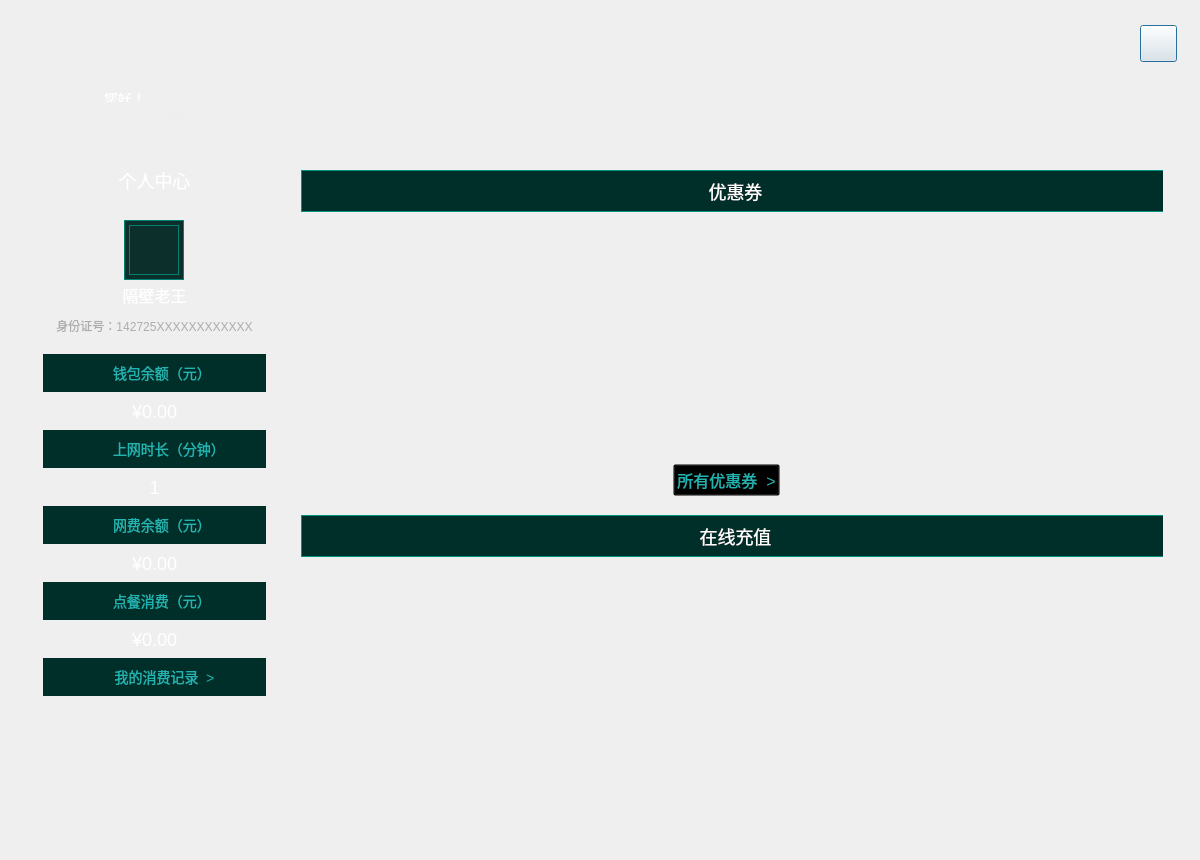
<?xml version="1.0" encoding="UTF-8"?>
<ui version="4.0">
 <class>personalCenterDlg</class>
 <widget class="QDialog" name="personalCenterDlg">
  <property name="geometry">
   <rect>
    <x>0</x>
    <y>0</y>
    <width>1200</width>
    <height>860</height>
   </rect>
  </property>
  <property name="minimumSize">
   <size>
    <width>1200</width>
    <height>860</height>
   </size>
  </property>
  <property name="maximumSize">
   <size>
    <width>1200</width>
    <height>860</height>
   </size>
  </property>
  <property name="windowTitle">
   <string>personalCenterDlg</string>
  </property>
  <property name="styleSheet">
   <string notr="true"/>
  </property>
  <layout class="QGridLayout" name="gridLayout">
   <property name="leftMargin">
    <number>0</number>
   </property>
   <property name="topMargin">
    <number>0</number>
   </property>
   <property name="rightMargin">
    <number>0</number>
   </property>
   <property name="bottomMargin">
    <number>0</number>
   </property>
   <property name="spacing">
    <number>0</number>
   </property>
   <item row="0" column="0">
    <widget class="QWidget" name="widget" native="true">
     <property name="styleSheet">
      <string notr="true">#widget{
border-image:url(:/masterDesktop/Resources/background.png);
}
#btn_close{
border-image:url(:/masterDesktop/Resources/close.png);
}
#btn_close:pressed{
margin:1px;
}
#lbl_icon{
border-image: url(:/masterDesktop/Resources/avatar.png);
}
#lbl_hi{
font-family:&quot;微软雅黑&quot;;
font-size:14px;
color:#FFFFFF;
}
#lbl_bar{
font-family:&quot;微软雅黑&quot;;
font-size:12px;
color:#EEEEEE;
}
#wgt_left{
border-image: url(:/masterDesktop/Resources/bg.png);
}</string>
     </property>
     <widget class="QPushButton" name="btn_close">
      <property name="geometry">
       <rect>
        <x>1140</x>
        <y>25</y>
        <width>37</width>
        <height>37</height>
       </rect>
      </property>
      <property name="minimumSize">
       <size>
        <width>37</width>
        <height>37</height>
       </size>
      </property>
      <property name="maximumSize">
       <size>
        <width>37</width>
        <height>37</height>
       </size>
      </property>
      <property name="text">
       <string/>
      </property>
     </widget>
     <widget class="QLabel" name="lbl_icon">
      <property name="geometry">
       <rect>
        <x>18</x>
        <y>79</y>
        <width>63</width>
        <height>64</height>
       </rect>
      </property>
      <property name="minimumSize">
       <size>
        <width>63</width>
        <height>64</height>
       </size>
      </property>
      <property name="maximumSize">
       <size>
        <width>63</width>
        <height>64</height>
       </size>
      </property>
      <property name="text">
       <string/>
      </property>
     </widget>
     <widget class="QWidget" name="wgt_left" native="true">
      <property name="geometry">
       <rect>
        <x>43</x>
        <y>160</y>
        <width>223</width>
        <height>600</height>
       </rect>
      </property>
      <property name="minimumSize">
       <size>
        <width>223</width>
        <height>600</height>
       </size>
      </property>
      <property name="maximumSize">
       <size>
        <width>223</width>
        <height>600</height>
       </size>
      </property>
      <property name="styleSheet">
       <string notr="true">#wgt_left_title{
border-image: url(:/masterDesktop/Resources/title_personal.png);
}</string>
      </property>
      <layout class="QVBoxLayout" name="verticalLayout_2">
       <property name="spacing">
        <number>0</number>
       </property>
       <property name="leftMargin">
        <number>0</number>
       </property>
       <property name="topMargin">
        <number>0</number>
       </property>
       <property name="rightMargin">
        <number>0</number>
       </property>
       <property name="bottomMargin">
        <number>0</number>
       </property>
       <item>
        <widget class="QWidget" name="wgt_left_title" native="true">
         <property name="minimumSize">
          <size>
           <width>0</width>
           <height>40</height>
          </size>
         </property>
         <property name="maximumSize">
          <size>
           <width>223</width>
           <height>40</height>
          </size>
         </property>
         <layout class="QHBoxLayout" name="horizontalLayout">
          <property name="spacing">
           <number>0</number>
          </property>
          <property name="leftMargin">
           <number>0</number>
          </property>
          <property name="topMargin">
           <number>0</number>
          </property>
          <property name="rightMargin">
           <number>0</number>
          </property>
          <property name="bottomMargin">
           <number>0</number>
          </property>
          <item>
           <widget class="QLabel" name="lbl_title_text">
            <property name="styleSheet">
             <string notr="true">font-family:&quot;微软雅黑&quot;;
font-size:18px;
color:#FFFFFF;</string>
            </property>
            <property name="text">
             <string>个人中心</string>
            </property>
            <property name="alignment">
             <set>Qt::AlignCenter</set>
            </property>
           </widget>
          </item>
         </layout>
        </widget>
       </item>
       <item>
        <widget class="QWidget" name="wgt_left_user" native="true">
         <property name="minimumSize">
          <size>
           <width>0</width>
           <height>154</height>
          </size>
         </property>
         <property name="maximumSize">
          <size>
           <width>16777215</width>
           <height>154</height>
          </size>
         </property>
         <property name="styleSheet">
          <string notr="true"/>
         </property>
         <layout class="QVBoxLayout" name="verticalLayout_3">
          <property name="spacing">
           <number>10</number>
          </property>
          <property name="topMargin">
           <number>20</number>
          </property>
          <property name="bottomMargin">
           <number>19</number>
          </property>
          <item alignment="Qt::AlignHCenter">
           <widget class="QWidget" name="wgt_icon" native="true">
            <property name="minimumSize">
             <size>
              <width>60</width>
              <height>60</height>
             </size>
            </property>
            <property name="maximumSize">
             <size>
              <width>60</width>
              <height>60</height>
             </size>
            </property>
            <property name="styleSheet">
             <string notr="true">background:#0C2F2B;
border:1px solid #008272;</string>
            </property>
            <layout class="QGridLayout" name="gridLayout_2">
             <property name="leftMargin">
              <number>0</number>
             </property>
             <property name="topMargin">
              <number>0</number>
             </property>
             <property name="rightMargin">
              <number>0</number>
             </property>
             <property name="bottomMargin">
              <number>0</number>
             </property>
             <property name="spacing">
              <number>0</number>
             </property>
             <item row="0" column="0">
              <widget class="QLabel" name="lbl_user_icon">
               <property name="minimumSize">
                <size>
                 <width>50</width>
                 <height>50</height>
                </size>
               </property>
               <property name="maximumSize">
                <size>
                 <width>50</width>
                 <height>50</height>
                </size>
               </property>
               <property name="styleSheet">
                <string notr="true">border-image: url(:/masterDesktop/Resources/avatar.png);</string>
               </property>
               <property name="text">
                <string/>
               </property>
              </widget>
             </item>
            </layout>
           </widget>
          </item>
          <item alignment="Qt::AlignVCenter">
           <widget class="QLabel" name="lbl_user">
            <property name="styleSheet">
             <string notr="true">font-family:&quot;微软雅黑&quot;;
font-size:16px;
color:#FFFFFF;</string>
            </property>
            <property name="text">
             <string>隔壁老王</string>
            </property>
            <property name="alignment">
             <set>Qt::AlignCenter</set>
            </property>
           </widget>
          </item>
          <item alignment="Qt::AlignVCenter">
           <widget class="QLabel" name="lbl_card">
            <property name="styleSheet">
             <string notr="true">font-family:&quot;微软雅黑&quot;;
font-size:12px;
color:#ACACAC;</string>
            </property>
            <property name="text">
             <string>身份证号：142725XXXXXXXXXXXX</string>
            </property>
            <property name="alignment">
             <set>Qt::AlignCenter</set>
            </property>
           </widget>
          </item>
         </layout>
        </widget>
       </item>
       <item>
        <widget class="QWidget" name="wgt_wallet_balance" native="true">
         <property name="minimumSize">
          <size>
           <width>0</width>
           <height>38</height>
          </size>
         </property>
         <property name="maximumSize">
          <size>
           <width>16777215</width>
           <height>38</height>
          </size>
         </property>
         <property name="styleSheet">
          <string notr="true">background:#002E29;</string>
         </property>
         <layout class="QHBoxLayout" name="horizontalLayout_2">
          <property name="spacing">
           <number>10</number>
          </property>
          <property name="leftMargin">
           <number>32</number>
          </property>
          <property name="topMargin">
           <number>0</number>
          </property>
          <property name="rightMargin">
           <number>0</number>
          </property>
          <property name="bottomMargin">
           <number>0</number>
          </property>
          <item>
           <widget class="QLabel" name="lbl_wallet_icon">
            <property name="minimumSize">
             <size>
              <width>28</width>
              <height>28</height>
             </size>
            </property>
            <property name="maximumSize">
             <size>
              <width>28</width>
              <height>28</height>
             </size>
            </property>
            <property name="styleSheet">
             <string notr="true">border-image: url(:/masterDesktop/Resources/wallet_balance.png);</string>
            </property>
            <property name="text">
             <string/>
            </property>
           </widget>
          </item>
          <item>
           <widget class="QLabel" name="lbl_wallet_text">
            <property name="styleSheet">
             <string notr="true">font-family:&quot;微软雅黑&quot;;
font-size:14px;
color:#22B4B0;</string>
            </property>
            <property name="text">
             <string>钱包余额（元）</string>
            </property>
           </widget>
          </item>
         </layout>
        </widget>
       </item>
       <item>
        <widget class="QLabel" name="lbl_wallet_value">
         <property name="minimumSize">
          <size>
           <width>0</width>
           <height>38</height>
          </size>
         </property>
         <property name="maximumSize">
          <size>
           <width>16777215</width>
           <height>38</height>
          </size>
         </property>
         <property name="styleSheet">
          <string notr="true">font-family:&quot;微软雅黑&quot;;
font-size:18px;
color:#FFFFFF;</string>
         </property>
         <property name="text">
          <string>¥0.00</string>
         </property>
         <property name="alignment">
          <set>Qt::AlignCenter</set>
         </property>
        </widget>
       </item>
       <item>
        <widget class="QWidget" name="wgt_time" native="true">
         <property name="minimumSize">
          <size>
           <width>0</width>
           <height>38</height>
          </size>
         </property>
         <property name="maximumSize">
          <size>
           <width>16777215</width>
           <height>38</height>
          </size>
         </property>
         <property name="styleSheet">
          <string notr="true">background:#002E29;</string>
         </property>
         <layout class="QHBoxLayout" name="horizontalLayout_3">
          <property name="spacing">
           <number>10</number>
          </property>
          <property name="leftMargin">
           <number>32</number>
          </property>
          <property name="topMargin">
           <number>0</number>
          </property>
          <property name="rightMargin">
           <number>0</number>
          </property>
          <property name="bottomMargin">
           <number>0</number>
          </property>
          <item>
           <widget class="QLabel" name="lbl_time_icon">
            <property name="minimumSize">
             <size>
              <width>28</width>
              <height>28</height>
             </size>
            </property>
            <property name="maximumSize">
             <size>
              <width>28</width>
              <height>28</height>
             </size>
            </property>
            <property name="styleSheet">
             <string notr="true">border-image: url(:/masterDesktop/Resources/time.png);</string>
            </property>
            <property name="text">
             <string/>
            </property>
           </widget>
          </item>
          <item>
           <widget class="QLabel" name="lbl_time_text">
            <property name="styleSheet">
             <string notr="true">font-family:&quot;微软雅黑&quot;;
font-size:14px;
color:#22B4B0;</string>
            </property>
            <property name="text">
             <string>上网时长（分钟）</string>
            </property>
           </widget>
          </item>
         </layout>
        </widget>
       </item>
       <item>
        <widget class="QLabel" name="lbl_time_value">
         <property name="minimumSize">
          <size>
           <width>0</width>
           <height>38</height>
          </size>
         </property>
         <property name="maximumSize">
          <size>
           <width>16777215</width>
           <height>38</height>
          </size>
         </property>
         <property name="styleSheet">
          <string notr="true">font-family:&quot;微软雅黑&quot;;
font-size:18px;
color:#FFFFFF;</string>
         </property>
         <property name="text">
          <string>1</string>
         </property>
         <property name="alignment">
          <set>Qt::AlignCenter</set>
         </property>
        </widget>
       </item>
       <item>
        <widget class="QWidget" name="wgt_balance" native="true">
         <property name="minimumSize">
          <size>
           <width>0</width>
           <height>38</height>
          </size>
         </property>
         <property name="maximumSize">
          <size>
           <width>16777215</width>
           <height>38</height>
          </size>
         </property>
         <property name="styleSheet">
          <string notr="true">background:#002E29;</string>
         </property>
         <layout class="QHBoxLayout" name="horizontalLayout_4">
          <property name="spacing">
           <number>10</number>
          </property>
          <property name="leftMargin">
           <number>32</number>
          </property>
          <property name="topMargin">
           <number>0</number>
          </property>
          <property name="rightMargin">
           <number>0</number>
          </property>
          <property name="bottomMargin">
           <number>0</number>
          </property>
          <item>
           <widget class="QLabel" name="lbl_balance_icon">
            <property name="minimumSize">
             <size>
              <width>28</width>
              <height>28</height>
             </size>
            </property>
            <property name="maximumSize">
             <size>
              <width>28</width>
              <height>28</height>
             </size>
            </property>
            <property name="styleSheet">
             <string notr="true">border-image: url(:/masterDesktop/Resources/balance.png);</string>
            </property>
            <property name="text">
             <string/>
            </property>
           </widget>
          </item>
          <item>
           <widget class="QLabel" name="lbl_balance_text">
            <property name="styleSheet">
             <string notr="true">font-family:&quot;微软雅黑&quot;;
font-size:14px;
color:#22B4B0;</string>
            </property>
            <property name="text">
             <string>网费余额（元）</string>
            </property>
           </widget>
          </item>
         </layout>
        </widget>
       </item>
       <item>
        <widget class="QLabel" name="lbl_balance_value">
         <property name="minimumSize">
          <size>
           <width>0</width>
           <height>38</height>
          </size>
         </property>
         <property name="maximumSize">
          <size>
           <width>16777215</width>
           <height>38</height>
          </size>
         </property>
         <property name="styleSheet">
          <string notr="true">font-family:&quot;微软雅黑&quot;;
font-size:18px;
color:#FFFFFF;</string>
         </property>
         <property name="text">
          <string>¥0.00</string>
         </property>
         <property name="alignment">
          <set>Qt::AlignCenter</set>
         </property>
        </widget>
       </item>
       <item>
        <widget class="QWidget" name="wgt_order" native="true">
         <property name="minimumSize">
          <size>
           <width>0</width>
           <height>38</height>
          </size>
         </property>
         <property name="maximumSize">
          <size>
           <width>16777215</width>
           <height>38</height>
          </size>
         </property>
         <property name="styleSheet">
          <string notr="true">background:#002E29;</string>
         </property>
         <layout class="QHBoxLayout" name="horizontalLayout_5">
          <property name="spacing">
           <number>10</number>
          </property>
          <property name="leftMargin">
           <number>32</number>
          </property>
          <property name="topMargin">
           <number>0</number>
          </property>
          <property name="rightMargin">
           <number>0</number>
          </property>
          <property name="bottomMargin">
           <number>0</number>
          </property>
          <item>
           <widget class="QLabel" name="lbl_order_icon">
            <property name="minimumSize">
             <size>
              <width>28</width>
              <height>28</height>
             </size>
            </property>
            <property name="maximumSize">
             <size>
              <width>28</width>
              <height>28</height>
             </size>
            </property>
            <property name="styleSheet">
             <string notr="true">border-image: url(:/masterDesktop/Resources/order_balance.png);</string>
            </property>
            <property name="text">
             <string/>
            </property>
           </widget>
          </item>
          <item>
           <widget class="QLabel" name="lbl_order_text">
            <property name="styleSheet">
             <string notr="true">font-family:&quot;微软雅黑&quot;;
font-size:14px;
color:#22B4B0;</string>
            </property>
            <property name="text">
             <string>点餐消费（元）</string>
            </property>
           </widget>
          </item>
         </layout>
        </widget>
       </item>
       <item>
        <widget class="QLabel" name="lbl_order_value">
         <property name="minimumSize">
          <size>
           <width>0</width>
           <height>38</height>
          </size>
         </property>
         <property name="maximumSize">
          <size>
           <width>16777215</width>
           <height>38</height>
          </size>
         </property>
         <property name="styleSheet">
          <string notr="true">font-family:&quot;微软雅黑&quot;;
font-size:18px;
color:#FFFFFF;</string>
         </property>
         <property name="text">
          <string>¥0.00</string>
         </property>
         <property name="alignment">
          <set>Qt::AlignCenter</set>
         </property>
        </widget>
       </item>
       <item>
        <widget class="QWidget" name="wgt_record" native="true">
         <property name="minimumSize">
          <size>
           <width>0</width>
           <height>38</height>
          </size>
         </property>
         <property name="maximumSize">
          <size>
           <width>16777215</width>
           <height>38</height>
          </size>
         </property>
         <property name="styleSheet">
          <string notr="true">background:#002E29;</string>
         </property>
         <layout class="QHBoxLayout" name="horizontalLayout_6">
          <property name="spacing">
           <number>10</number>
          </property>
          <property name="leftMargin">
           <number>32</number>
          </property>
          <property name="topMargin">
           <number>0</number>
          </property>
          <property name="rightMargin">
           <number>0</number>
          </property>
          <property name="bottomMargin">
           <number>0</number>
          </property>
          <item>
           <widget class="QLabel" name="lbl_record_icon">
            <property name="minimumSize">
             <size>
              <width>28</width>
              <height>28</height>
             </size>
            </property>
            <property name="maximumSize">
             <size>
              <width>28</width>
              <height>28</height>
             </size>
            </property>
            <property name="styleSheet">
             <string notr="true">border-image: url(:/masterDesktop/Resources/my_balance.png);</string>
            </property>
            <property name="text">
             <string/>
            </property>
           </widget>
          </item>
          <item>
           <widget class="QPushButton" name="btn_my_record">
            <property name="minimumSize">
             <size>
              <width>0</width>
              <height>38</height>
             </size>
            </property>
            <property name="maximumSize">
             <size>
              <width>16777215</width>
              <height>38</height>
             </size>
            </property>
            <property name="styleSheet">
             <string notr="true">QPushButton{
border:none;
padding-left:-50px;
font-family:&quot;微软雅黑&quot;;
font-size:14px;
color:#22B4B0;
}
QPushButton:hover{
color:#ACACAC;
}

</string>
            </property>
            <property name="text">
             <string>我的消费记录  &gt;</string>
            </property>
           </widget>
          </item>
         </layout>
        </widget>
       </item>
       <item>
        <spacer name="verticalSpacer">
         <property name="orientation">
          <enum>Qt::Vertical</enum>
         </property>
         <property name="sizeHint" stdset="0">
          <size>
           <width>20</width>
           <height>40</height>
          </size>
         </property>
        </spacer>
       </item>
      </layout>
     </widget>
     <widget class="QWidget" name="layoutWidget">
      <property name="geometry">
       <rect>
        <x>93</x>
        <y>82</y>
        <width>111</width>
        <height>50</height>
       </rect>
      </property>
      <layout class="QVBoxLayout" name="verticalLayout">
       <property name="spacing">
        <number>10</number>
       </property>
       <item>
        <widget class="QLabel" name="lbl_hi">
         <property name="text">
          <string>您好！</string>
         </property>
        </widget>
       </item>
       <item>
        <widget class="QLabel" name="lbl_bar">
         <property name="text">
          <string>欢迎光临全游电竞馆</string>
         </property>
        </widget>
       </item>
      </layout>
     </widget>
     <widget class="QWidget" name="layoutWidget">
      <property name="geometry">
       <rect>
        <x>290</x>
        <y>159</y>
        <width>873</width>
        <height>568</height>
       </rect>
      </property>
      <layout class="QVBoxLayout" name="verticalLayout_7">
       <property name="spacing">
        <number>21</number>
       </property>
       <item>
        <layout class="QVBoxLayout" name="verticalLayout_4">
         <property name="spacing">
          <number>0</number>
         </property>
         <item>
          <widget class="QWidget" name="wgt_discount_title" native="true">
           <property name="minimumSize">
            <size>
             <width>869</width>
             <height>42</height>
            </size>
           </property>
           <property name="maximumSize">
            <size>
             <width>869</width>
             <height>42</height>
            </size>
           </property>
           <property name="styleSheet">
            <string notr="true">#wgt_discount_title{
background:#002E29;
border:1px solid #00947E;
}</string>
           </property>
           <layout class="QHBoxLayout" name="horizontalLayout_7">
            <property name="spacing">
             <number>0</number>
            </property>
            <property name="leftMargin">
             <number>0</number>
            </property>
            <property name="topMargin">
             <number>0</number>
            </property>
            <property name="rightMargin">
             <number>0</number>
            </property>
            <property name="bottomMargin">
             <number>0</number>
            </property>
            <item>
             <widget class="QLabel" name="lbl_discount">
              <property name="styleSheet">
               <string notr="true">font-family:&quot;微软雅黑&quot;;
font-size:18px;
color:#FFFFFF;</string>
              </property>
              <property name="text">
               <string>优惠券</string>
              </property>
              <property name="alignment">
               <set>Qt::AlignCenter</set>
              </property>
             </widget>
            </item>
           </layout>
          </widget>
         </item>
         <item>
          <widget class="QWidget" name="wgt_discount" native="true">
           <property name="minimumSize">
            <size>
             <width>0</width>
             <height>298</height>
            </size>
           </property>
           <property name="maximumSize">
            <size>
             <width>16777215</width>
             <height>298</height>
            </size>
           </property>
           <layout class="QVBoxLayout" name="verticalLayout_5">
            <property name="spacing">
             <number>0</number>
            </property>
            <property name="leftMargin">
             <number>0</number>
            </property>
            <property name="topMargin">
             <number>0</number>
            </property>
            <property name="rightMargin">
             <number>0</number>
            </property>
            <property name="bottomMargin">
             <number>0</number>
            </property>
            <item>
             <widget class="QWidget" name="widget_2" native="true">
              <layout class="QHBoxLayout" name="horizontalLayout_10">
               <property name="spacing">
                <number>25</number>
               </property>
               <property name="leftMargin">
                <number>25</number>
               </property>
               <property name="topMargin">
                <number>21</number>
               </property>
               <property name="rightMargin">
                <number>25</number>
               </property>
               <property name="bottomMargin">
                <number>0</number>
               </property>
               <item>
                <widget class="discountWidget" name="widget_4" native="true">
                 <property name="minimumSize">
                  <size>
                   <width>148</width>
                   <height>218</height>
                  </size>
                 </property>
                 <property name="maximumSize">
                  <size>
                   <width>148</width>
                   <height>218</height>
                  </size>
                 </property>
                </widget>
               </item>
               <item>
                <spacer name="horizontalSpacer_3">
                 <property name="orientation">
                  <enum>Qt::Horizontal</enum>
                 </property>
                 <property name="sizeHint" stdset="0">
                  <size>
                   <width>643</width>
                   <height>20</height>
                  </size>
                 </property>
                </spacer>
               </item>
              </layout>
             </widget>
            </item>
            <item>
             <widget class="QWidget" name="widget_3" native="true">
              <property name="minimumSize">
               <size>
                <width>0</width>
                <height>59</height>
               </size>
              </property>
              <property name="maximumSize">
               <size>
                <width>16777215</width>
                <height>59</height>
               </size>
              </property>
              <layout class="QHBoxLayout" name="horizontalLayout_9">
               <property name="spacing">
                <number>0</number>
               </property>
               <property name="leftMargin">
                <number>0</number>
               </property>
               <property name="topMargin">
                <number>0</number>
               </property>
               <property name="rightMargin">
                <number>0</number>
               </property>
               <property name="bottomMargin">
                <number>0</number>
               </property>
               <item>
                <spacer name="horizontalSpacer">
                 <property name="orientation">
                  <enum>Qt::Horizontal</enum>
                 </property>
                 <property name="sizeHint" stdset="0">
                  <size>
                   <width>377</width>
                   <height>20</height>
                  </size>
                 </property>
                </spacer>
               </item>
               <item>
                <widget class="QPushButton" name="btn_myDiscount">
                 <property name="styleSheet">
                  <string notr="true">QPushButton{
font-family:&quot;微软雅黑&quot;;
font-size:16px;
color:#22B4B0;
background:transparent;
}
QPushButton:hover{
color:#ACACAC;
}</string>
                 </property>
                 <property name="text">
                  <string>所有优惠券  &gt;</string>
                 </property>
                </widget>
               </item>
               <item>
                <spacer name="horizontalSpacer_2">
                 <property name="orientation">
                  <enum>Qt::Horizontal</enum>
                 </property>
                 <property name="sizeHint" stdset="0">
                  <size>
                   <width>376</width>
                   <height>20</height>
                  </size>
                 </property>
                </spacer>
               </item>
              </layout>
             </widget>
            </item>
           </layout>
          </widget>
         </item>
        </layout>
       </item>
       <item>
        <layout class="QVBoxLayout" name="verticalLayout_6">
         <property name="spacing">
          <number>0</number>
         </property>
         <item>
          <widget class="QWidget" name="wgt_recharge_title" native="true">
           <property name="minimumSize">
            <size>
             <width>869</width>
             <height>42</height>
            </size>
           </property>
           <property name="maximumSize">
            <size>
             <width>869</width>
             <height>42</height>
            </size>
           </property>
           <property name="styleSheet">
            <string notr="true">#wgt_recharge_title{
background:#002E29;
border:1px solid #00947E;
}</string>
           </property>
           <layout class="QHBoxLayout" name="horizontalLayout_8">
            <property name="spacing">
             <number>0</number>
            </property>
            <property name="leftMargin">
             <number>0</number>
            </property>
            <property name="topMargin">
             <number>0</number>
            </property>
            <property name="rightMargin">
             <number>0</number>
            </property>
            <property name="bottomMargin">
             <number>0</number>
            </property>
            <item>
             <widget class="QLabel" name="lbl_recharge">
              <property name="styleSheet">
               <string notr="true">font-family:&quot;微软雅黑&quot;;
font-size:18px;
color:#FFFFFF;</string>
              </property>
              <property name="text">
               <string>在线充值</string>
              </property>
              <property name="alignment">
               <set>Qt::AlignCenter</set>
              </property>
             </widget>
            </item>
           </layout>
          </widget>
         </item>
         <item>
          <widget class="QWidget" name="wgt_recharge" native="true">
           <property name="minimumSize">
            <size>
             <width>0</width>
             <height>159</height>
            </size>
           </property>
           <property name="maximumSize">
            <size>
             <width>16777215</width>
             <height>159</height>
            </size>
           </property>
           <property name="styleSheet">
            <string notr="true">#scrollArea,#scrollAreaWidgetContents{
background:transparent;
border:none;
}</string>
           </property>
           <layout class="QGridLayout" name="gridLayout_3">
            <property name="leftMargin">
             <number>0</number>
            </property>
            <property name="topMargin">
             <number>0</number>
            </property>
            <property name="rightMargin">
             <number>0</number>
            </property>
            <property name="bottomMargin">
             <number>0</number>
            </property>
            <property name="spacing">
             <number>0</number>
            </property>
            <item row="0" column="0">
             <widget class="QScrollArea" name="scrollArea">
              <property name="verticalScrollBarPolicy">
               <enum>Qt::ScrollBarAlwaysOff</enum>
              </property>
              <property name="horizontalScrollBarPolicy">
               <enum>Qt::ScrollBarAlwaysOff</enum>
              </property>
              <property name="widgetResizable">
               <bool>true</bool>
              </property>
              <widget class="QWidget" name="scrollAreaWidgetContents">
               <property name="geometry">
                <rect>
                 <x>0</x>
                 <y>0</y>
                 <width>869</width>
                 <height>159</height>
                </rect>
               </property>
              </widget>
             </widget>
            </item>
           </layout>
          </widget>
         </item>
        </layout>
       </item>
      </layout>
     </widget>
    </widget>
   </item>
  </layout>
 </widget>
 <layoutdefault spacing="6" margin="11"/>
 <customwidgets>
  <customwidget>
   <class>discountWidget</class>
   <extends>QWidget</extends>
   <header>discountWidget.h</header>
   <container>1</container>
  </customwidget>
 </customwidgets>
 <resources>
  <include location="masterDesktop.qrc"/>
 </resources>
 <connections/>
</ui>
